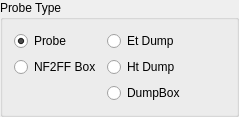
              <widget class="QGroupBox" name="groupBox_7">
               <property name="title">
                <string>Probe Type</string>
               </property>
               <layout class="QGridLayout" name="gridLayout_25">
                <item row="1" column="1">
                 <widget class="QRadioButton" name="etDumpProbeRadioButton">
                  <property name="text">
                   <string>Et Dump</string>
                  </property>
                  <property name="checked">
                   <bool>false</bool>
                  </property>
                 </widget>
                </item>
                <item row="3" column="1">
                 <widget class="QRadioButton" name="dumpboxProbeRadioButton">
                  <property name="text">
                   <string>DumpBox</string>
                  </property>
                  <property name="checked">
                   <bool>false</bool>
                  </property>
                 </widget>
                </item>
                <item row="1" column="0">
                 <widget class="QRadioButton" name="probeProbeRadioButton">
                  <property name="text">
                   <string>Probe</string>
                  </property>
                  <property name="checked">
                   <bool>true</bool>
                  </property>
                 </widget>
                </item>
                <item row="3" column="2">
                 <spacer name="horizontalSpacer_49">
                  <property name="orientation">
                   <enum>Qt::Orientation::Horizontal</enum>
                  </property>
                  <property name="sizeHint" stdset="0">
                   <size>
                    <width>40</width>
                    <height>20</height>
                   </size>
                  </property>
                 </spacer>
                </item>
                <item row="2" column="1">
                 <widget class="QRadioButton" name="htDumpProbeRadioButton">
                  <property name="text">
                   <string>Ht Dump</string>
                  </property>
                  <property name="checked">
                   <bool>false</bool>
                  </property>
                 </widget>
                </item>
                <item row="2" column="0">
                 <widget class="QRadioButton" name="nf2ffBoxProbeRadioButton">
                  <property name="sizePolicy">
                   <sizepolicy hsizetype="Minimum" vsizetype="Minimum">
                    <horstretch>0</horstretch>
                    <verstretch>0</verstretch>
                   </sizepolicy>
                  </property>
                  <property name="text">
                   <string>NF2FF Box</string>
                  </property>
                 </widget>
                </item>
               </layout>
              </widget>
